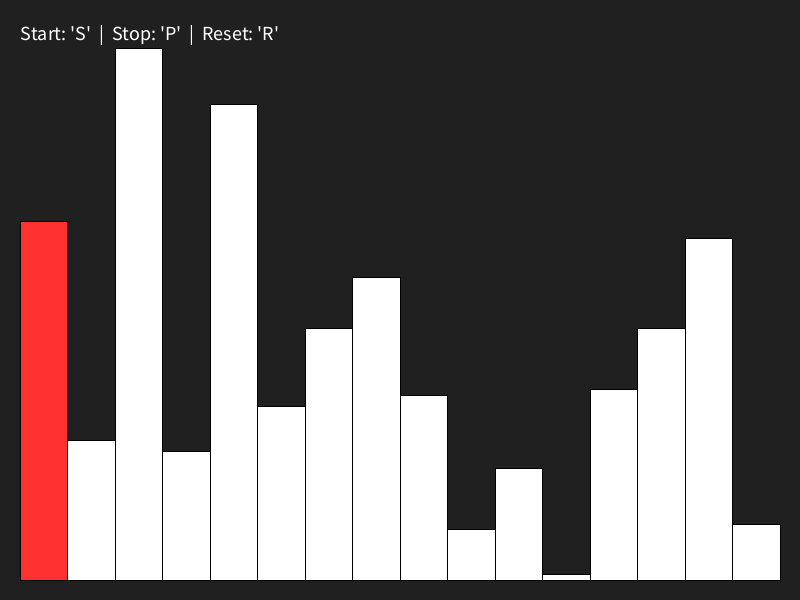
Frame 1 (no input)
Frame 60 (the mouse pressed at the canvas centre just before this capture): identical to frame 1, image omitted
Frame 120 (the mouse held since frame 60 and released just before this capture): identical to frame 1, image omitted

The Processing sketch that drew this single still picture (run headless with seeded random() and noise(); from frame 60 on, the mouse is pressed at the canvas centre):

// Processing sketch: SortAnimation
// ── SortAnimation.pde
int n = 16;
int[] arr;

// 정렬 상태를 추적하기 위한 변수
int i = 0;
int j = 0;
int maxIndex = 0;

// 제어 변수
boolean isPlaying = false;
boolean isDone = false;

void setup() {
  size(800, 600);
  frameRate(15); // 애니메이션 속도 조절
  initArray();
}

void initArray() {
  arr = new int[n];
  for (int k = 0; k < n; k++) {
    arr[k] = (int) random(100);
  }
  i = 0;
  j = 0;
  maxIndex = 0;
  isDone = false;
  isPlaying = false;
}

void draw() {
  background(32);
  drawArray();

  if (isPlaying && !isDone) {
    selectionSortStep();
  }
}

void selectionSortStep() {
  // 선택 정렬의 1단계를 프레임 단위로 실행
  if (i < n - 1) {
    if (j < n - i) {
      // 현재 값과 최댓값을 비교
      if (arr[j] > arr[maxIndex]) {
        maxIndex = j;
      }
      j++;
    } else {
      // 내부 루프가 끝나면 스왑(이동) 수행
      int tmp = arr[n - i - 1];
      arr[n - i - 1] = arr[maxIndex];
      arr[maxIndex] = tmp;

      // 다음 외부 루프 단계로 이동
      i++;
      j = 0;
      maxIndex = 0;
    }
  } else {
    isDone = true;
    isPlaying = false;
  }
}

void drawArray() {
  float mx = 20., my = 20.;
  float dx = (width - 2 * mx) / n;
  float dy = (height - 2 * my) / 100;

  for (int k = 0; k < n; k++) {
    // 색상 구분을 통한 시각적 표시
    if (isDone) {
      fill(100, 255, 100); // 정렬 완료 (초록색)
    } else if (k >= n - i) {
      fill(100, 255, 100); // 확정된 자리 (초록색)
    } else if (k == maxIndex) {
      fill(255, 50, 50);   // 현재 탐색 범위 내 최댓값 (빨간색)
    } else if (k == j && isPlaying) {
      fill(255, 255, 50);  // 현재 비교 중인 대상 (노란색)
    } else {
      fill(255);           // 미정렬 기본 상태 (흰색)
    }

    rect(mx + dx * k, height - dy * arr[k] - my, dx, dy * arr[k]);
  }

  // 조작법 텍스트 출력
  fill(255);
  textSize(20);
  text("Start: 'S'  |  Stop: 'P'  |  Reset: 'R'", 20, 40);
}

void keyPressed() {
  if (key == 's' || key == 'S') {
    isPlaying = true;
  } else if (key == 'p' || key == 'P') {
    isPlaying = false;
  } else if (key == 'r' || key == 'R') {
    initArray();
  }
}
